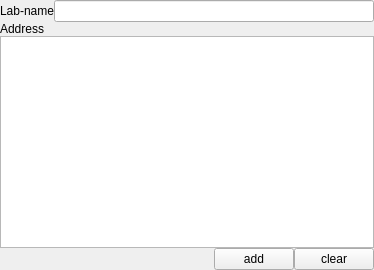
<?xml version="1.0" encoding="UTF-8"?>
<ui version="4.0">
 <class>Form</class>
 <widget class="QWidget" name="Form">
  <property name="geometry">
   <rect>
    <x>0</x>
    <y>0</y>
    <width>374</width>
    <height>270</height>
   </rect>
  </property>
  <property name="windowTitle">
   <string>Form</string>
  </property>
  <layout class="QGridLayout" name="gridLayout">
   <property name="margin">
    <number>0</number>
   </property>
   <property name="spacing">
    <number>0</number>
   </property>
   <item row="0" column="0">
    <widget class="QLabel" name="label">
     <property name="text">
      <string>Lab-name</string>
     </property>
    </widget>
   </item>
   <item row="0" column="1">
    <widget class="QLineEdit" name="lineEdit"/>
   </item>
   <item row="1" column="0">
    <widget class="QLabel" name="label_2">
     <property name="text">
      <string>Address</string>
     </property>
    </widget>
   </item>
   <item row="2" column="0" colspan="2">
    <widget class="QTextEdit" name="textEdit"/>
   </item>
   <item row="3" column="0" colspan="2">
    <layout class="QHBoxLayout" name="horizontalLayout">
     <property name="spacing">
      <number>0</number>
     </property>
     <item>
      <spacer name="horizontalSpacer">
       <property name="orientation">
        <enum>Qt::Horizontal</enum>
       </property>
       <property name="sizeHint" stdset="0">
        <size>
         <width>40</width>
         <height>20</height>
        </size>
       </property>
      </spacer>
     </item>
     <item>
      <widget class="QPushButton" name="toolButton">
       <property name="text">
        <string>add</string>
       </property>
      </widget>
     </item>
     <item>
      <widget class="QPushButton" name="toolButton_2">
       <property name="text">
        <string>clear</string>
       </property>
      </widget>
     </item>
    </layout>
   </item>
  </layout>
 </widget>
 <resources/>
 <connections/>
</ui>
